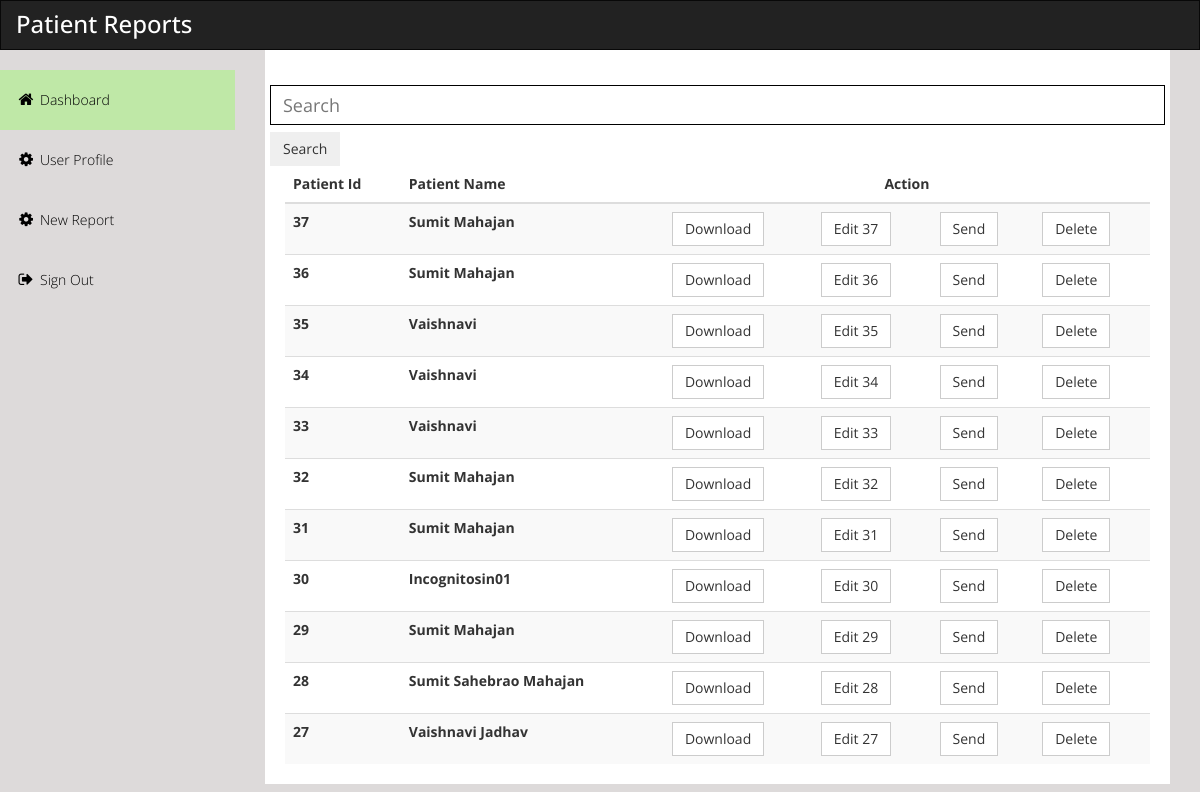
Page /dashboard/ (signed in) on the earlier database version.
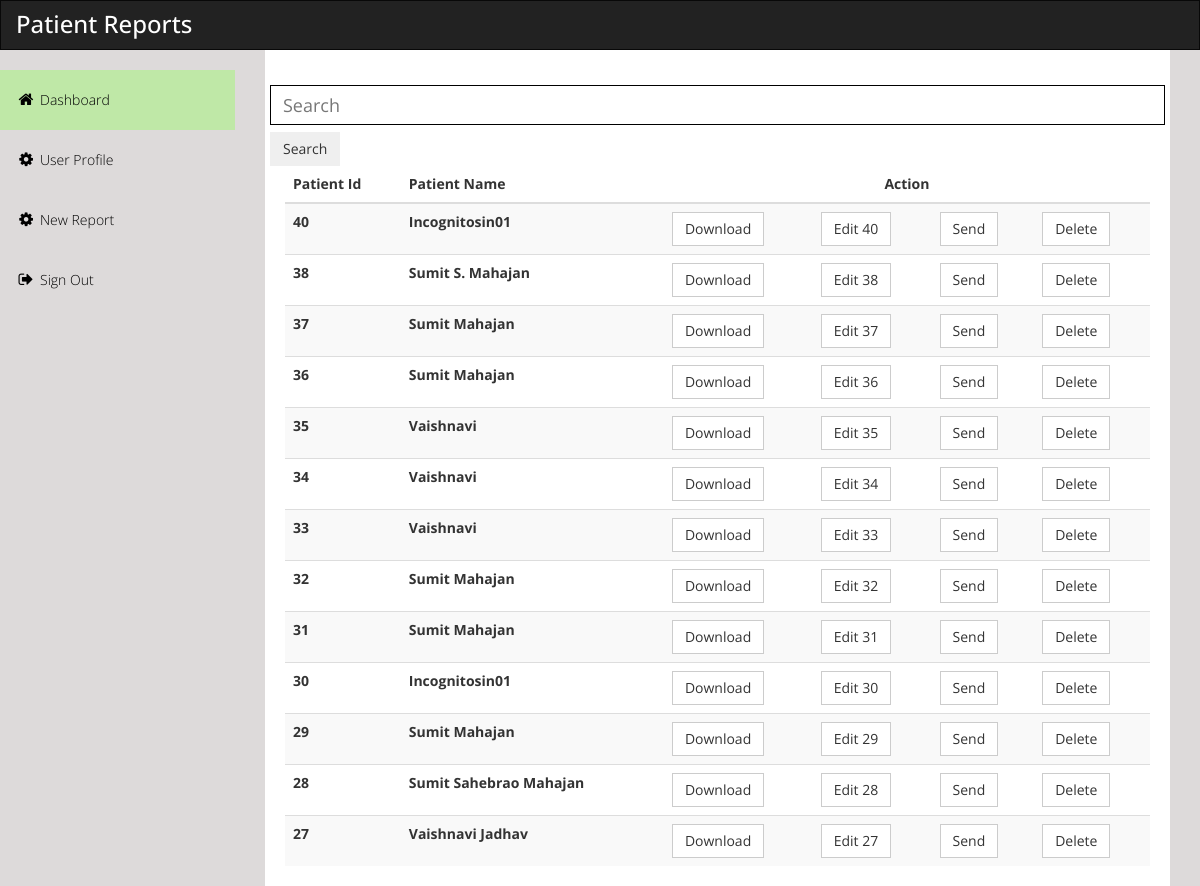
Same page on the later database version.
### Home/models.py (models this page shows, shortened)
class Report_Patient(models.Model):
    patient_id=models.AutoField(primary_key=True)
    ijkname=models.CharField(max_length=100, null=True)
    ijkgender=models.CharField(max_length=100, null=True)
    ijkdot=models.CharField(max_length=100, null=True)
    ijkdob=models.CharField(max_length=100, null=True)
    ijkage=models.IntegerField(null=True)
    ijkinformant=models.CharField(max_length=100, null=True)
    ijkclass=models.CharField(max_length=10,null=True)
    ijk2_age_observation=models.CharField(max_length=100,null=True)
    ijk2_attention=models.CharField(max_length=100,null=True)
    ijkappropriateness=models.CharField(max_length=100,null=True)
    ijkinappropriate=models.CharField(max_length=100,null=True)
    ijkinappropriateness =models.CharField(max_length=100,null=True)
    ijkschonell_list_0=models.CharField(max_length=100,null=True)
    ijkschonell_list_1=models.CharField(max_length=100,null=True)
    ijkschonell_list_2=models.CharField(max_length=100,null=True)
    ijkschonell_list_3=models.CharField(max_length=100,null=True)
    ijkschonell_list_4=models.CharField(max_length=100,null=True)
    ijkschonell_list_5=models.CharField(max_length=100,null=True)
    ijkauditory_res=models.CharField(max_length=100,null=True)
    ijkreport_name=models.CharField(max_length=100,null=True)
    ijk2_referral=models.CharField(max_length=100,null=True)
    ijkschool=models.CharField(max_length=100,null=True)
    ijkcomplaints=models.CharField(max_length=100,null=True)
    ijklanguages=models.CharField(max_length=100,null=True)
    ijk2_qualities=models.CharField(max_length=100,null=True)
    ijk2_response=models.CharField(max_length=100,null=True)
    ijkfinal_review=models.CharField(max_length=100,null=True)
    ijkfinal_percentile=models.CharField(max_length=100,null=True)
    ijkfinal_intelligence=models.CharField(max_length=100,null=True)
    ijkschonell_reading_handwriting=models.CharField(max_length=100,null=True)
    ijkschonell_reading_age=models.CharField(max_length=100,null=True)
    ijkschonell_spelling_age=models.CharField(max_length=100,null=True)
    ijkschonell_summary=models.CharField(max_length=100,null=True)
    ijkschonell_list_7=models.CharField(max_length=100,null=True)
    ijkauditory_age=models.CharField(max_length=100,null=True)
    ijkauditory_summary=models.CharField(max_length=100,null=True)
    ijkauditory_report=models.CharField(max_length=100,null=True)
    ijkfinal_summary=models.CharField(max_length=100,null=True)
    ijktests=models.CharField(max_length=100,null=True)
    ijksattler_table=models.CharField(max_length=100,null=True)
    ijkyear=models.IntegerField(null=True)
    ijkmonth=models.IntegerField(null=True)
    ijkravens_test=models.CharField(max_length=100,null=True)
    ijkverbal_tests_average=models.IntegerField(null=True)
    ijkverbal_tests=models.CharField(max_length=100,null=True)
    ijkfull_score=models.IntegerField(null=True)
    ijkperformance_tests_average=models.IntegerField(null=True)
    ijkperformance_tests=models.CharField(max_length=100,null=True)
    Report = models.FileField(upload_to='media')
    report_name=models.CharField(max_length=100,null=True)
    ijkappropriate=models.CharField(max_length=100,null=True)
    ijksevere_level_of_inadequacy=models.CharField(max_length=100,null=True)
    ijkschonell_reading_handwriting_1=models.CharField(max_length=100,null=True)
    ijkschonell_reading_handwriting_2=models.CharField(max_length=100,null=True)
    ijkschonell_reading_handwriting_3=models.CharField(max_length=100,null=True)
    ijkrecommendations=models.CharField(max_length=100,null=True)
    ijkrecommendations_input=models.CharField(max_length=100,null=True)
    ijkdigit_vocab = models.IntegerField()
    class Meta:
        ordering = ('-patient_id',)

### Home/views.py (the view)
# urls.py: path('dashboard/', views.index, name="index"),
@login_required(login_url='sign_in')
def index(request):
    patient = list(Report_Patient.objects.values())
    l=[]
    for i in patient:
        x = list(i.values())
        l.append(x)
    Url = f"{request.scheme}://{request.get_host()}/media/"
    return render(request, 'html/index.html',{'p':l,'u':Url})

### Home/templates/html/index.html (shortened to what this page needs)
<!DOCTYPE html>
{% load static %}
<head>
  <link rel="stylesheet" href="{% static 'css/bootstrap.min.css' %}">
  <link rel="stylesheet" href="{% static 'css/templatemo_main.css' %}">
  <link rel="stylesheet" href="//code.jquery.com/ui/1.11.4/themes/smoothness/jquery-ui.css">
</head>
<body>
  <div class="navbar navbar-inverse" role="navigation">
    <div class="navbar-header">
      <div class="logo">
        <h1>Patient Reports</h1>
      </div>
    </div>
  </div>
  <div class="template-page-wrapper">
    <div class="navbar-collapse collapse templatemo-sidebar">
      <ul class="templatemo-sidebar-menu">
        <li class="active"><a href="{% url 'index' %}"><i class="fa fa-home"></i>Dashboard</a></li>
        <li><a href="{% url 'profile' %}"><i class="fa fa-cog"></i>User Profile</a></li>
        <li><a href="{% url 'new_profile' %}"><i class="fa fa-cog"></i>New Report</a></li>
        <li><a href="javascript:;" data-toggle="modal" data-target="#confirmModal"><i class="fa fa-sign-out"></i>Sign
            Out</a></li>
      </ul>
    </div>
  </div>
  <div class="container">
    <div class="templatemo-content-wrapper">
      <div class="templatemo-content">
        <form action="{% url 'search_report' %}" method='GET' class="d-flex">
          <div class="row">
            <div class="col-10">
              <input name="report_search" id="search" class="form-control me-2" type="search" placeholder="Search"
                aria-label="Search" autocomplete="off"/>
            </div>
            <div class="col-2">
              <button class="btn nav_btn btn-outline-dark mx-1" type="submit" id="search">
                Search
              </button>
            </div>
          </div>
        </form>
        <table class="table table-striped table-hover">
          <thead>
            <tr>
              <th scope="col">Patient Id</th>
              <th scope="col">Patient Name</th>
              <th colspan="4" style="text-align: center;">Action</th>
            </tr>
          </thead>
          <tbody>
            {% for i in p %}
            <tr>
              <th scope="row">{{i.0}}</th>
              <th scope="row">{{i.1}}</th>
              <td><a href="{{u}}{{i.49}}" class="btn btn-default" download>Download</a></td>
              <form method="POST" action="{% url 'edit' %}">
                <td><input type="submit" class="btn btn-default" name="edit" value="Edit {{i.0}}"></a></td>
              </form>
              <td><a href="{% url 'send_mail' i.0 %}" class="btn btn-default">Send</a></td>
              <td><a href="{% url 'delete_report' i.0 %}" class="btn btn-default">Delete</a></td>
            </tr>
            {% endfor %}
          </tbody>
        </table>
      </div>
    </div>
</body>
</html>

### Home/static/css/templatemo_main.css (style rules this page uses)
* { font-family: 'Open Sans', sans-serif; }
body { background-color: rgb(221, 218, 218); }
h1 { font-size: 24px; }
.logo { display: inline-block; }
.logo h1 { font-size: 24px; margin: 10px 15px; }
.templatemo-content-wrapper { float: left; width: 100%; }
.templatemo-content { margin-left: 235px; margin-top: 0px; min-height: 600px; padding: 25px 20px 0 20px; background-color: white; overflow-x: hidden; }
.navbar { margin-bottom: 0; border-radius: 0; }
.navbar-header { color: white; }
.templatemo-sidebar { padding: 0; margin-top: 20px; }
.templatemo-sidebar .templatemo-sidebar-menu { list-style: none; margin: 0; padding: 0; }
.templatemo-sidebar .templatemo-sidebar-menu > li { display: block; margin: 0; padding: 0; border: 0px; }
.templatemo-sidebar .templatemo-sidebar-menu > li > a { display: block; position: relative; margin: 0; border: 0px; padding: 20px 15px; text-decoration: none; font-size: 14px; font-weight: 300; }
.templatemo-sidebar-menu a { color: black; }
.form-control { font-size: 18px !important; border-radius: 9 !important; border-color: black; color: black !important; background: transparent !important; box-shadow: none !important; margin-top: 10px; margin-bottom: 7px; height: 40px; }
.templatemo-sidebar .templatemo-sidebar-menu >li.active, .templatemo-sidebar .templatemo-sidebar-menu>li>a:hover { background-color: rgb(191, 232, 167); }
.templatemo-sidebar .templatemo-sidebar-menu > li > a > i { font-size: 16px; top: 2px; margin-top: 1px; margin-left: 1px; margin-right: 4px; display: inline-block; width: 1.25em; text-align: center; }
.nav-pills>li>a, .nav-tabs>li>a, .alert, .progress, .panel, .btn, .panel-group .panel, .form-control, .modal-content, .breadcrumb { border-radius: 0; }
@media screen and (min-width: 992px) { .templatemo-sidebar { width: 235px; float: left; position: relative; margin-right: -100%; } }

Differences in the rows shown:
added Report_Patient: ijkname "Incognitosin01"
added Report_Patient: ijkname "Sumit S. Mahajan"
Other differences:
new list line: "40 Download Edit 40 Send Delete"
new list line: "38 Download Edit 38 Send Delete"
